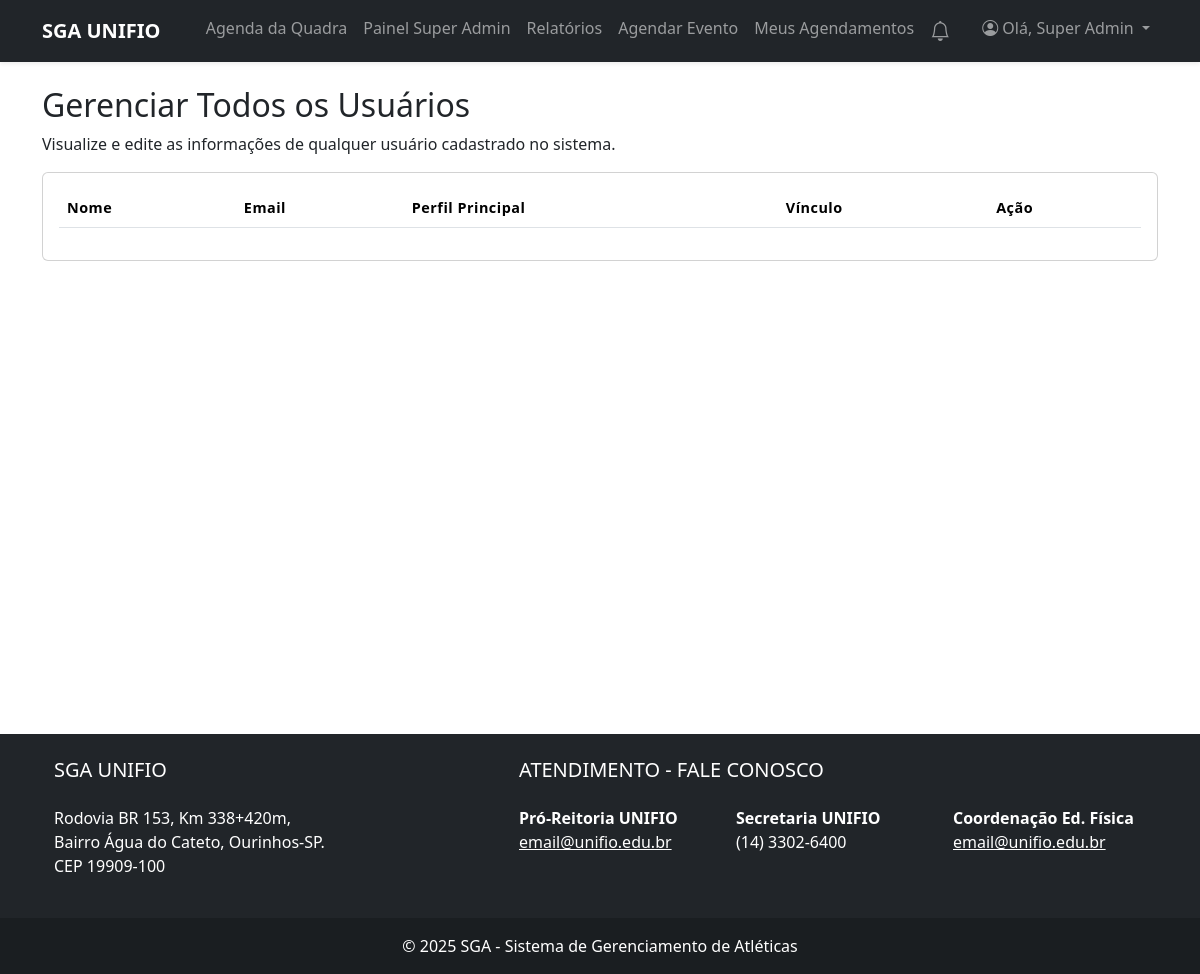
Before: /public/super_admin/gerenciar_usuarios.php (signed in) with the older database file.
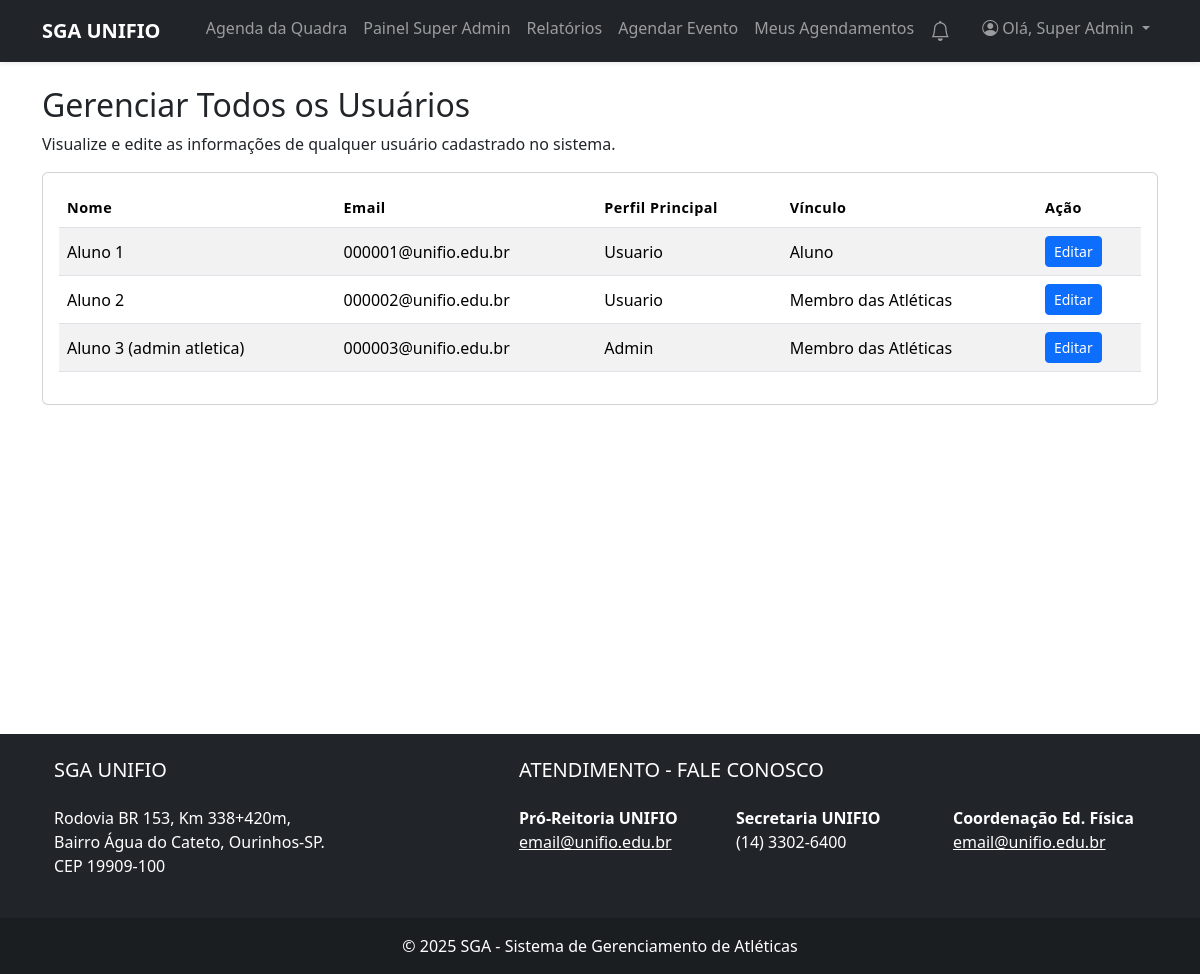
After: the same page with the newer database file.
### tables this page shows
CREATE TABLE `usuarios` (
  `id` int(11) NOT NULL,
  `nome` varchar(255) NOT NULL,
  `email` varchar(255) NOT NULL,
  `senha` varchar(255) NOT NULL,
  `ra` varchar(20) DEFAULT NULL,
  `data_nascimento` date DEFAULT NULL,
  `curso_id` int(11) DEFAULT NULL,
  `role` enum('usuario','admin','superadmin') NOT NULL DEFAULT 'usuario',
  `atletica_id` int(11) DEFAULT NULL,
  `tipo_usuario_detalhado` enum('Membro das Atléticas','Professor','Aluno','Comunidade Externa') DEFAULT NULL,
  `is_coordenador` tinyint(1) NOT NULL DEFAULT 0,
  `atletica_join_status` enum('none','pendente','aprovado') NOT NULL DEFAULT 'none',
  `login_code` varchar(6) DEFAULT NULL,
  `login_code_expires` datetime DEFAULT NULL,
  `reset_token` varchar(255) DEFAULT NULL,
  `reset_token_expires` datetime DEFAULT NULL
);

### public/super_admin/gerenciar_usuarios.php (the view, shortened to what this page needs)
<?php
require_once '../../src/config/config.php';
$sql = "SELECT id, nome, email, role, tipo_usuario_detalhado, is_coordenador
        FROM usuarios
        WHERE id != ?
        ORDER BY nome ASC";
$stmt = $conexao->prepare($sql);
$stmt->bind_param("i", $_SESSION['id']);
$stmt->execute();
$usuarios = $stmt->get_result();
?>
<?php include '../../templates/header.php'; ?>
    <h2>Gerenciar Todos os Usuários</h2>
    <p>Visualize e edite as informações de qualquer usuário cadastrado no sistema.</p>
    <div class="card">
        <div class="card-body">
            <div class="table-responsive">
                <table class="table table-striped">
                    <thead><tr><th>Nome</th><th>Email</th><th>Perfil Principal</th><th>Vínculo</th><th>Ação</th></tr></thead>
                    <tbody>
                    <?php while($user = $usuarios->fetch_assoc()): ?>
                        <tr>
                            <td><?php echo htmlspecialchars($user['nome']); ?></td>
                            <td><?php echo htmlspecialchars($user['email']); ?></td>
                            <td><?php echo ucfirst($user['role']); ?></td>
                            <td>
                                <?php
                                echo htmlspecialchars($user['tipo_usuario_detalhado'] ?? 'N/A');
                                ?>
                            </td>
                            <td>
                                <a href="editar_usuario.php?id=<?php echo $user['id']; ?>" class="btn btn-sm btn-primary">Editar</a>
                            </td>
                        </tr>
                    <?php endwhile; ?>
                    </tbody>
                </table>
            </div>
        </div>
    </div>
<?php include '../../templates/footer.php'; ?>

Changed rows visible on the page:
added usuarios: nome "Aluno 1", email "000001@unifio.edu.br", role "Usuario", tipo_usuario_detalhado "Aluno"
added usuarios: nome "Aluno 2", email "000002@unifio.edu.br", role "Usuario", tipo_usuario_detalhado "Membro das Atléticas"
added usuarios: nome "Aluno 3 (admin atletica)", email "000003@unifio.edu.br", role "Admin", tipo_usuario_detalhado "Membro das Atléticas"
